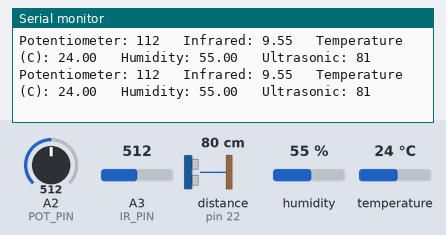
The sketch below on a simulated Arduino Mega 2560, built with avr-gcc and run on an emulated ATmega2560. Shown: the last lines printed to the serial monitor. The test bench sets the inputs (shaded band); at power-on: A2 (POT_PIN) = 512, A3 (IR_PIN) = 512, distance to the obstacle (sensor on pin 22) 80 cm, humidity 55 %, temperature 24 °C. The echo pulse lasts 58.3 µs per cm.

Above: at 7.2 s.
7.3 s: A2 (POT_PIN) set to 472
At 7.39 s:
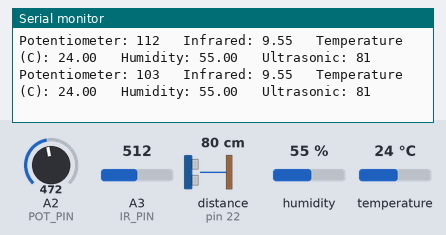
10.3 s: A2 (POT_PIN) set to 441
At 10.39 s:
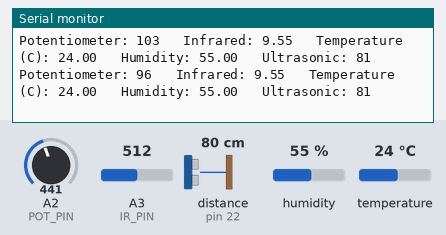
13.3 s: A3 (IR_PIN) set to 487
At 20.22 s:
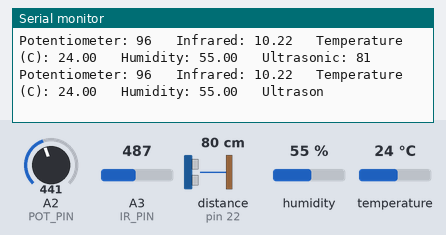
Timing chart, 0 to 20.3 s (numbered marks = the images above; inputs shaded):
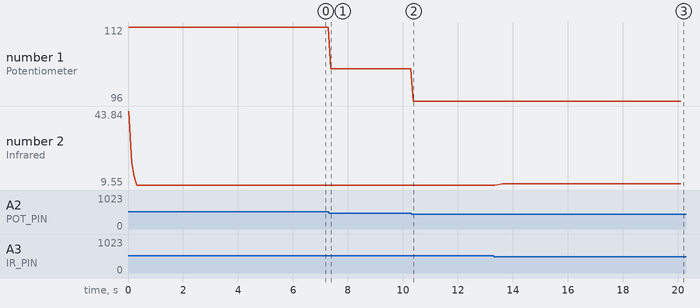

Measured:
- the behaviour switches between 496 and 495 on A3 (IR_PIN) (found by bisection; images 2 and 3)
- after the input at 7.3 s, the serial monitor: prints a new line after 0.08 s (image 1)
- after the input at 10.3 s, the serial monitor: prints a new line after 0.08 s (image 2)
- after the input at 13.3 s, the serial monitor: prints a new line after 0.14 s (image 3)
- plotted number 1: 112 → 103 after the input at 7.3 s, 103 → 96 after the input at 10.3 s
- plotted number 2: 9.55 → 10.22 after the input at 13.3 s

The sketch:

sensor_lab_ultra.ino
```cpp
#include <dht.h>
#include <NewPing.h>

#define IR_PIN              A3
#define POT_PIN             A2
#define IR_WINDOW_SIZE      4
#define DHT_PIN             2
#define DHT_TYPE            11
#define US_TRIG 13
#define US_ECHO 22
#define US_MAX_DISTANCE 200

unsigned long pingTimer;     // Holds the next ping time.
unsigned int pingSpeed = 50; // How frequently are we going to send out a ping (in milliseconds). 50ms would be 20 times a second.

int ir_val;          // raw value from ir sensor
int ir_val_avg;      // low-passed raw ir value
double ir_cm = 0;    // low-passed raw ir value converted to cm
double ir_cm_prev = 0;

int us_cm = 0;

int ir_window[IR_WINDOW_SIZE];
unsigned int ir_curr_entry = 0;

dht DHT;

NewPing sonar(US_TRIG, US_ECHO, US_MAX_DISTANCE);

void init_ir_window(){
  for (int i = 0; i < IR_WINDOW_SIZE; i++){
    ir_window[i] = 0;
  }
}

void increment_ir_entry(){
  ir_curr_entry += 1;
  if (ir_curr_entry >= 4)
    ir_curr_entry -= 4;
}

int calculate_ir_val_avg(int val){
  ir_window[ir_curr_entry] = ir_val;
  increment_ir_entry();
  int sum = 0;
  for (int i = 0; i < IR_WINDOW_SIZE; i++)
    sum += ir_window[i];
  return sum/4;
}

void setup() {
  init_ir_window();
  Serial.begin (9600);
  //pinMode(ULTRASONIC_TRIG_PIN, OUTPUT);
  //pinMode(ULTRASONIC_ECHO_PIN, INPUT);
  pinMode(IR_PIN, INPUT);

  pingTimer = millis(); // Start now.
}

void loop() {
  // Potentiometer code
  int pot_degrees = map(analogRead(POT_PIN), 0, 1023, 0, 225);

  // IR code
  ir_val = analogRead(IR_PIN);
  ir_val_avg = calculate_ir_val_avg(ir_val);
  ir_cm = (1.2381098271285667e+002
     -  1.0116656095344860e+000 * pow(ir_val_avg,1)
     +  3.8880974300887472e-003 * pow(ir_val_avg,2)
     -  7.6736080602734829e-006 * pow(ir_val_avg,3)
     +  7.5096434225708319e-009 * pow(ir_val_avg,4)
     -  2.8890824514025209e-012 * pow(ir_val_avg,5));

  // Temp/humidity code
  int chk = DHT.read11(DHT_PIN);
  float hum = DHT.humidity;
  float temp_c = DHT.temperature;

  // Ultrasonic code
  if (millis() >= pingTimer) {   // pingSpeed milliseconds since last ping, do another ping.
    pingTimer += pingSpeed;      // Set the next ping time.
    sonar.ping_timer(echoCheck); // Send out the ping, calls "echoCheck" function every 24uS where you can check the ping status.
  }

  Serial.print("Potentiometer: ");
  Serial.print(pot_degrees);

  Serial.print("\t Infrared: ");
  Serial.print(ir_cm);

  Serial.print("\t Temperature (C): ");
  Serial.print(temp_c);
  Serial.print("\t Humidity: ");
  Serial.print(hum);

  Serial.print("\t Ultrasonic: ");
  Serial.println(us_cm);

  ir_cm_prev = ir_cm;
  delay(15);
}

void echoCheck() {
  if (sonar.check_timer()) { // This is how you check to see if the ping was received.
    us_cm = sonar.ping_result / US_ROUNDTRIP_CM; // Ping returned, uS result in ping_result, convert to cm with US_ROUNDTRIP_CM.
  }
}
```
